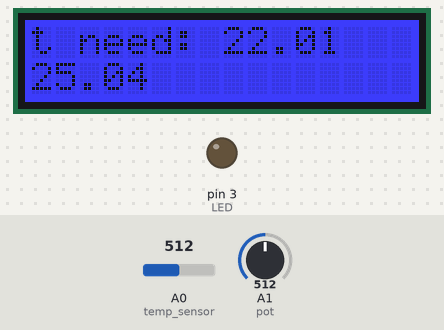
This sketch was run on a simulated Arduino Uno, built with avr-gcc and run on an emulated ATmega328P. Parts: 16×2 character LCD, output pins drawn as LEDs (lit = HIGH). The inputs (shaded band) are chosen by the test bench; at power-on: A1 (pot) = 512, A0 (temp_sensor) = 512. What the sketch prints to the serial monitor is not drawn.

Above: at 1.2 s.
1.3 s: A1 (pot) set to 656
At 2.6 s:
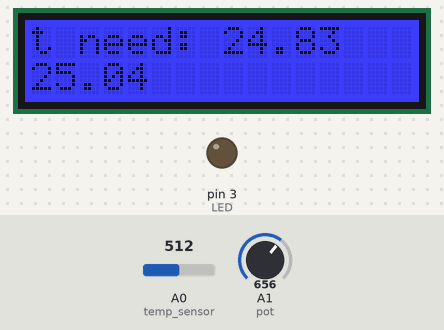
2.9 s: A1 (pot) set to 684
At 3.6 s:
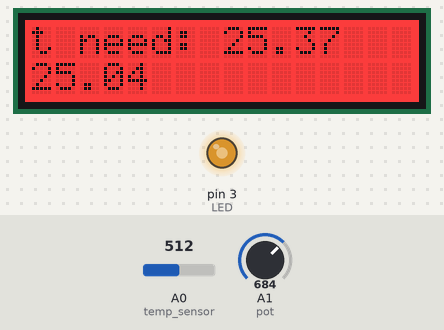
4.5 s: A1 (pot) set to 900
At 5.8 s:
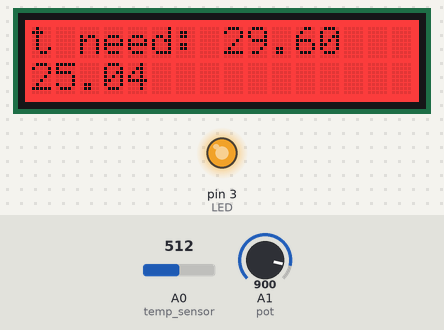
6.1 s: A0 (temp_sensor) set to 552
At 7.0 s:
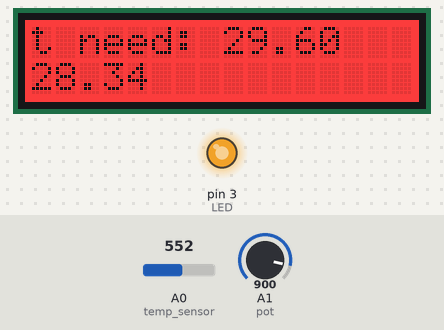
7.7 s: A0 (temp_sensor) set to 579
At 8.1 s:
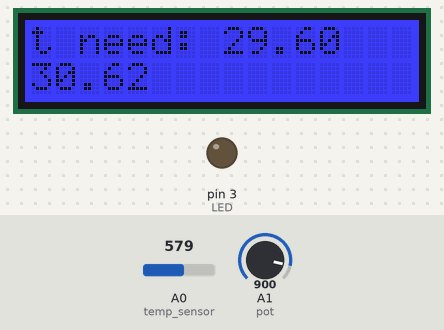
9.3 s: A0 (temp_sensor) set to 511
At 10.3 s:
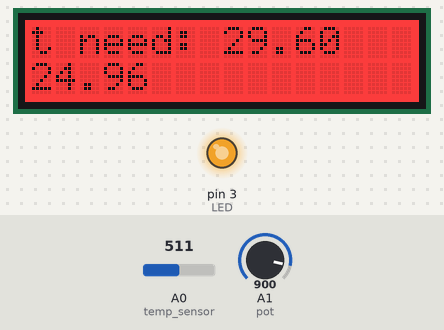
Timing chart, 0 to 11.9 s (numbered marks = the images above; inputs shaded):
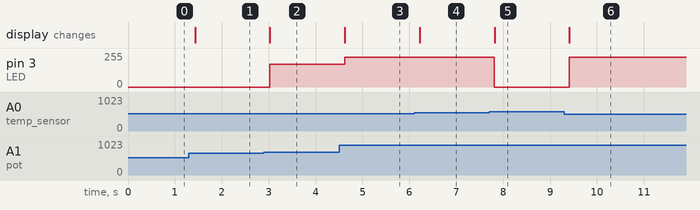

The sketch:

tp.ino
```cpp
/*
#######################################################################
#
#  Project......: thermo.ino
#  Creator......: Felicien Putinier & Mathieu Hautebas
#  Description..: Affichage de la temperature, thermometre interractif
#  Type.........: Private
#
######################################################################
# Language :
#				Arduino
# Version : 0.1
#
#  Change Log
#  ==========
#
#   ===============================================================
#    Date     |       Who          |      What
#   ---------------------------------------------------------------
#    06/12/17 |     eehp           | Script creation
#   ---------------------------------------------------------------
#    21/12/17 |     matteyeux      | fixes and improvments
#   ---------------------------------------------------------------
#    07/01/18 |     matteyeux      | cleaner code
#   ---
*/

#include <rgb_lcd.h>

rgb_lcd lcd;

#define LED 3	//  led Rouge pour temperature
#define pot A1	//  pin du potentionmetre
#define temp_sensor A0


const int R0 = 100000;				// R0 = 100k
int ledR, valeurPrecedente;


// Fonction pour initialiser le programme pour le arduino
void setup()
{
	Serial.begin(9600);
	lcd.begin(16, 2);		// Défini le nombre de colonne et de ligne
	lcd.setRGB(0, 0, 0);	// Défini les couleurs
	valeurPrecedente = -1;
	pinMode(LED, OUTPUT);
}

double mapf(double val, double in_min, double in_max, double out_min, double out_max) {
	return (val - in_min) * (out_max - out_min) / (in_max - in_min) + out_min;
}

float get_dat_cool_temp(){
	float temp;
	const int B = 4275;					// B valeur de la thermistor
	int read_temp = analogRead(temp_sensor);
	float R = 1023.0/((float)read_temp)-1.0;

	R = 100000.0*R;

	temp = 1.0/ (log(R / 100000.0) / B + 1 / 298.15) - 273.15;
	return temp;
}

void loop()
{
	double valeurActuelle, temp_I_want = 19;
	float temperature = get_dat_cool_temp();

	lcd.clear(); // on clear le LCD

	valeurActuelle = analogRead(pot);
	lcd.setCursor(0, 0);
	temp_I_want = mapf(valeurActuelle, 0, 1023, 12, 32);

	if (valeurActuelle != valeurPrecedente)
		valeurActuelle = valeurPrecedente;

	lcd.print("t need: ");
	lcd.print(temp_I_want);

	if (temp_I_want >= temperature){
		Serial.println("red");
		lcd.setRGB(255,0,0); // le LCD est rouge
		ledR = analogRead(valeurActuelle);
		ledR = map(ledR, 0, 1023, 0, 255);
		analogWrite(LED,ledR);
		Serial.print(ledR);
	} else {
		Serial.println("blue");
		lcd.setRGB(0, 0, 255); // le LCD est bleu
		analogWrite(LED, LOW);
	}

	// On affiche la température ambiante
	lcd.setCursor(0, 1);
	lcd.print(temperature);
	delay(100);
}
```

Measured:
- the behaviour switches between 667 and 668 on A1 (pot) (found by bisection; images 1 and 2)
- the behaviour switches between 566 and 567 on A0 (temp_sensor) (found by bisection; images 4 and 5)
- after the input at 1.3 s, the display: changes after 0.13 s (image 1)
- after the input at 2.9 s, pin 3 (LED): 0/255 → 170/255 after 0.12 s; the display: changes after 0.13 s (image 2)
- after the input at 4.5 s, pin 3 (LED): 170/255 → 224/255 after 0.12 s; the display: changes after 0.12 s (image 3)
- after the input at 6.1 s, the display: changes after 0.12 s (image 4)
- after the input at 7.7 s, pin 3 (LED): 224/255 → 0/255 after 0.11 s; the display: changes after 0.12 s (image 5)
- after the input at 9.3 s, pin 3 (LED): 0/255 → 224/255 after 0.11 s; the display: changes after 0.11 s (image 6)
